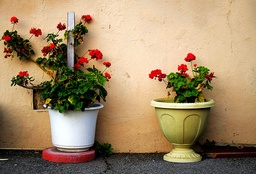
#> input picture image_segmentation/in.jpg, 256 x 174 px, shrunk from 500 x 340 before the run; its folder holds 5 pictures in this run
$ python k-means.py
#> lines starting #> are read from the running program, lines starting #| are printed output that depends on the picture; after the words box and inside, x2 and y2 are one past the last pixel; in counts of white or black regions, pixels touching at a corner belong together
import numpy as np
import cv2 as cv


def kmeans(data, k):
    dim = data.shape[1]
    # 先随机生成一些聚类中心
    cen = np.random.rand(k, dim)

    # 迭代求解
    while True:
        # 计算欧式距离
        dis = (np.expand_dims(data, axis=1) - np.expand_dims(cen, axis=0)) ** 2
        dis = np.sqrt(np.sum(dis, axis=-1))

        # 计算类别
        cate = np.argmin(dis, axis=1)
        ncen = cen.copy()

        for i in range(k):
            # 计算同类别的新均值
            ncen[i] = np.average(data[np.where(cate == i)], axis=0)
            # 如果有任何点都不属于的情况，则新随机生成一个点
            if np.any(np.isnan(ncen[i])):
                ncen[i] = np.random.rand(dim)
        # 如果两次结果一样，则达到停止循环条件
        if np.all(np.abs(cen - ncen) < 1e-4):
            break
        else:
            cen = ncen
    # 返回聚类中心
    return cen


def segmentation(path, k=2):
#> called with path = 'in.jpg', k = 2
    im = cv.imread(path).astype(np.float64) / 255


    cen = kmeans(im.reshape(-1, 3), k)
#> cen = [[0.579, 0.733, 0.849], [0.149, 0.24, 0.307]]
    nim = im.copy()
    dis = (np.expand_dims(nim, 2) - np.expand_dims(cen, (0, 1))) ** 2
    dis = np.sqrt(np.sum(dis, axis=-1))
    cate = np.argmin(dis, axis=-1)
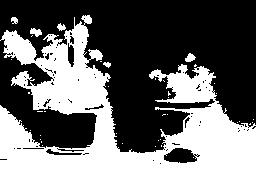
#> cate: shape (174, 256) int64; values 0 (black) and 1 (white), 39.8% white; 39 white regions (33 under 20 px), largest, box (x1, y1, x2, y2) and area: (0, 15, 256, 174) 17434, (30, 28, 42, 37) 69, (185, 53, 196, 62) 63, (57, 23, 66, 31) 44, (11, 17, 18, 24) 36, (103, 62, 111, 68) 31
    nim = cen[cate]
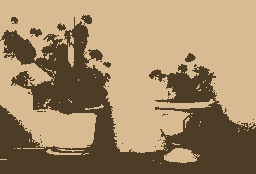
#> nim: shape (174, 256, 3) float64; mean of channels 0, 1, 2 0.408, 0.537, 0.633; drawn as B, G, R
    cv.imshow('nim', nim)
    cv.imwrite('out{}.jpg'.format(k), nim * 255)
    cv.waitKey(0)


for x in range(2, 11):
    segmentation('in.jpg', x)
